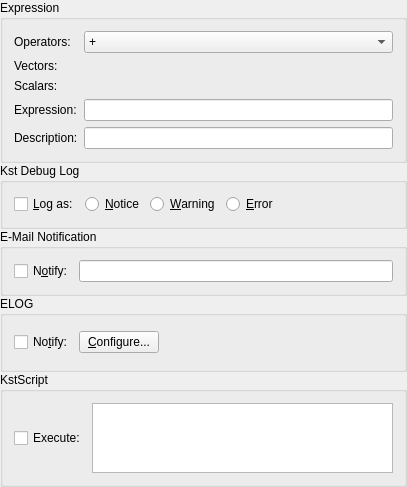
<?xml version="1.0" encoding="UTF-8"?>
<ui version="4.0">
 <exportmacro>KST_EXPORT</exportmacro>
 <class>EventMonitorWidget</class>
 <widget class="QWidget" name="EventMonitorWidget">
  <property name="geometry">
   <rect>
    <x>0</x>
    <y>0</y>
    <width>407</width>
    <height>469</height>
   </rect>
  </property>
  <layout class="QGridLayout">
   <property name="margin">
    <number>0</number>
   </property>
   <property name="spacing">
    <number>0</number>
   </property>
   <item row="2" column="0">
    <widget class="QGroupBox" name="groupBoxEMail">
     <property name="sizePolicy">
      <sizepolicy hsizetype="Preferred" vsizetype="Fixed">
       <horstretch>0</horstretch>
       <verstretch>0</verstretch>
      </sizepolicy>
     </property>
     <property name="title">
      <string>E-Mail Notification</string>
     </property>
     <layout class="QHBoxLayout">
      <item>
       <widget class="QCheckBox" name="checkBoxEMailNotify">
        <property name="text">
         <string>N&amp;otify:</string>
        </property>
       </widget>
      </item>
      <item>
       <widget class="QLineEdit" name="lineEditEMailRecipients"/>
      </item>
     </layout>
    </widget>
   </item>
   <item row="0" column="0">
    <widget class="QGroupBox" name="groupBoxEquation">
     <property name="sizePolicy">
      <sizepolicy hsizetype="Preferred" vsizetype="Preferred">
       <horstretch>0</horstretch>
       <verstretch>0</verstretch>
      </sizepolicy>
     </property>
     <property name="title">
      <string>Expression</string>
     </property>
     <layout class="QGridLayout">
      <item row="1" column="0">
       <widget class="QLabel" name="textLabel2">
        <property name="text">
         <string>Vectors:</string>
        </property>
        <property name="wordWrap">
         <bool>false</bool>
        </property>
       </widget>
      </item>
      <item row="0" column="0">
       <widget class="QLabel" name="textLabel1">
        <property name="text">
         <string>Operators:</string>
        </property>
        <property name="wordWrap">
         <bool>false</bool>
        </property>
        <property name="buddy">
         <cstring>comboBoxEqOperator</cstring>
        </property>
       </widget>
      </item>
      <item row="0" column="1">
       <widget class="QComboBox" name="comboBoxEqOperator">
        <item>
         <property name="text">
          <string>+</string>
         </property>
        </item>
        <item>
         <property name="text">
          <string>-</string>
         </property>
        </item>
        <item>
         <property name="text">
          <string>*</string>
         </property>
        </item>
        <item>
         <property name="text">
          <string>/</string>
         </property>
        </item>
        <item>
         <property name="text">
          <string>^</string>
         </property>
        </item>
        <item>
         <property name="text">
          <string>PI</string>
         </property>
        </item>
        <item>
         <property name="text">
          <string>e</string>
         </property>
        </item>
        <item>
         <property name="text">
          <string>=</string>
         </property>
        </item>
        <item>
         <property name="text">
          <string>&lt;</string>
         </property>
        </item>
        <item>
         <property name="text">
          <string>&lt;=</string>
         </property>
        </item>
        <item>
         <property name="text">
          <string>&gt;</string>
         </property>
        </item>
        <item>
         <property name="text">
          <string>&gt;=</string>
         </property>
        </item>
        <item>
         <property name="text">
          <string>&amp;</string>
         </property>
        </item>
        <item>
         <property name="text">
          <string>|</string>
         </property>
        </item>
        <item>
         <property name="text">
          <string>!</string>
         </property>
        </item>
        <item>
         <property name="text">
          <string>STEP()</string>
         </property>
        </item>
        <item>
         <property name="text">
          <string>ABS()</string>
         </property>
        </item>
        <item>
         <property name="text">
          <string>SQRT()</string>
         </property>
        </item>
        <item>
         <property name="text">
          <string>CBRT()</string>
         </property>
        </item>
        <item>
         <property name="text">
          <string>SIN()</string>
         </property>
        </item>
        <item>
         <property name="text">
          <string>COS()</string>
         </property>
        </item>
        <item>
         <property name="text">
          <string>TAN()</string>
         </property>
        </item>
        <item>
         <property name="text">
          <string>ASIN()</string>
         </property>
        </item>
        <item>
         <property name="text">
          <string>ACOS()</string>
         </property>
        </item>
        <item>
         <property name="text">
          <string>ATAN()</string>
         </property>
        </item>
        <item>
         <property name="text">
          <string>SEC()</string>
         </property>
        </item>
        <item>
         <property name="text">
          <string>CSC()</string>
         </property>
        </item>
        <item>
         <property name="text">
          <string>COT()</string>
         </property>
        </item>
        <item>
         <property name="text">
          <string>SINH()</string>
         </property>
        </item>
        <item>
         <property name="text">
          <string>COSH()</string>
         </property>
        </item>
        <item>
         <property name="text">
          <string>TANH()</string>
         </property>
        </item>
        <item>
         <property name="text">
          <string>EXP()</string>
         </property>
        </item>
        <item>
         <property name="text">
          <string>LN()</string>
         </property>
        </item>
        <item>
         <property name="text">
          <string>LOG()</string>
         </property>
        </item>
       </widget>
      </item>
      <item row="2" column="1">
       <widget class="ScalarSelector" name="_scalarSelectorEq" native="true"/>
      </item>
      <item row="2" column="0">
       <widget class="QLabel" name="textLabel3">
        <property name="text">
         <string>Scalars:</string>
        </property>
        <property name="wordWrap">
         <bool>false</bool>
        </property>
       </widget>
      </item>
      <item row="3" column="1">
       <widget class="QLineEdit" name="lineEditEquation"/>
      </item>
      <item row="1" column="1">
       <widget class="VectorSelector" name="_vectorSelectorEq" native="true"/>
      </item>
      <item row="3" column="0">
       <widget class="QLabel" name="textLabel3_2">
        <property name="text">
         <string>Expression:</string>
        </property>
        <property name="wordWrap">
         <bool>false</bool>
        </property>
        <property name="buddy">
         <cstring>lineEditEquation</cstring>
        </property>
       </widget>
      </item>
      <item row="4" column="0">
       <widget class="QLabel" name="textLabel3_2_3">
        <property name="text">
         <string>Description:</string>
        </property>
        <property name="wordWrap">
         <bool>false</bool>
        </property>
        <property name="buddy">
         <cstring>lineEditDescription</cstring>
        </property>
       </widget>
      </item>
      <item row="4" column="1">
       <widget class="QLineEdit" name="lineEditDescription"/>
      </item>
     </layout>
    </widget>
   </item>
   <item row="4" column="0">
    <widget class="QGroupBox" name="groupBoxScript">
     <property name="title">
      <string>KstScript</string>
     </property>
     <layout class="QHBoxLayout">
      <item>
       <widget class="QCheckBox" name="_useScript">
        <property name="text">
         <string>Execute:</string>
        </property>
       </widget>
      </item>
      <item>
       <widget class="QTextEdit" name="_script"/>
      </item>
     </layout>
    </widget>
   </item>
   <item row="3" column="0">
    <widget class="QGroupBox" name="groupBoxELOG">
     <property name="title">
      <string>ELOG</string>
     </property>
     <layout class="QHBoxLayout">
      <item>
       <widget class="QCheckBox" name="checkBoxELOGNotify">
        <property name="text">
         <string>No&amp;tify:</string>
        </property>
       </widget>
      </item>
      <item>
       <widget class="QPushButton" name="_pushButtonELOGConfigure">
        <property name="text">
         <string>&amp;Configure...</string>
        </property>
       </widget>
      </item>
      <item>
       <spacer name="spacer3">
        <property name="orientation">
         <enum>Qt::Horizontal</enum>
        </property>
        <property name="sizeType">
         <enum>QSizePolicy::Expanding</enum>
        </property>
        <property name="sizeHint" stdset="0">
         <size>
          <width>241</width>
          <height>31</height>
         </size>
        </property>
       </spacer>
      </item>
     </layout>
    </widget>
   </item>
   <item row="1" column="0">
    <widget class="QGroupBox" name="buttonGroupLog">
     <property name="sizePolicy">
      <sizepolicy hsizetype="Preferred" vsizetype="Fixed">
       <horstretch>0</horstretch>
       <verstretch>0</verstretch>
      </sizepolicy>
     </property>
     <property name="title">
      <string>Kst Debug Log</string>
     </property>
     <layout class="QGridLayout">
      <item row="0" column="5">
       <spacer name="spacer1">
        <property name="orientation">
         <enum>Qt::Horizontal</enum>
        </property>
        <property name="sizeType">
         <enum>QSizePolicy::Expanding</enum>
        </property>
        <property name="sizeHint" stdset="0">
         <size>
          <width>120</width>
          <height>21</height>
         </size>
        </property>
       </spacer>
      </item>
      <item row="0" column="3">
       <widget class="QRadioButton" name="radioButtonLogWarning">
        <property name="text">
         <string>&amp;Warning</string>
        </property>
        <property name="buttonGroupId" stdset="0">
         <number>1</number>
        </property>
       </widget>
      </item>
      <item row="0" column="4">
       <widget class="QRadioButton" name="radioButtonLogError">
        <property name="text">
         <string>&amp;Error</string>
        </property>
        <property name="buttonGroupId" stdset="0">
         <number>2</number>
        </property>
       </widget>
      </item>
      <item row="0" column="2">
       <widget class="QRadioButton" name="radioButtonLogNotice">
        <property name="text">
         <string>&amp;Notice</string>
        </property>
        <property name="buttonGroupId" stdset="0">
         <number>0</number>
        </property>
       </widget>
      </item>
      <item row="0" column="0">
       <widget class="QCheckBox" name="checkBoxDebug">
        <property name="text">
         <string>&amp;Log as:</string>
        </property>
        <attribute name="buttonGroup">
         <string/>
        </attribute>
       </widget>
      </item>
     </layout>
    </widget>
   </item>
  </layout>
 </widget>
 <layoutdefault spacing="6" margin="11"/>
 <pixmapfunction>qPixmapFromMimeSource</pixmapfunction>
 <customwidgets>
  <customwidget>
   <class>ScalarSelector</class>
   <extends>QWidget</extends>
   <header>scalarselector.h</header>
  </customwidget>
  <customwidget>
   <class>VectorSelector</class>
   <extends>QWidget</extends>
   <header>vectorselector.h</header>
  </customwidget>
 </customwidgets>
 <tabstops>
  <tabstop>comboBoxEqOperator</tabstop>
  <tabstop>_vectorSelectorEq</tabstop>
  <tabstop>_scalarSelectorEq</tabstop>
  <tabstop>lineEditEquation</tabstop>
  <tabstop>lineEditDescription</tabstop>
  <tabstop>checkBoxDebug</tabstop>
  <tabstop>radioButtonLogNotice</tabstop>
  <tabstop>radioButtonLogWarning</tabstop>
  <tabstop>radioButtonLogError</tabstop>
  <tabstop>checkBoxEMailNotify</tabstop>
  <tabstop>lineEditEMailRecipients</tabstop>
  <tabstop>checkBoxELOGNotify</tabstop>
  <tabstop>_pushButtonELOGConfigure</tabstop>
 </tabstops>
 <includes>
  <include location="global">kst_export.h</include>
 </includes>
 <resources/>
 <connections/>
</ui>
